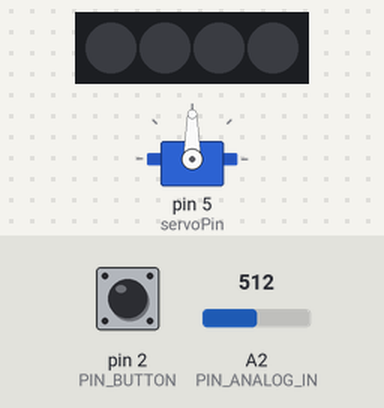
The sketch below on a simulated Arduino Uno, built with avr-gcc and run on an emulated ATmega328P. Parts: servo, 4 RGB LEDs in strip order, left to right. The inputs (shaded band) are chosen by the test bench; at power-on: pin 2 (PIN_BUTTON) HIGH, A2 (PIN_ANALOG_IN) = 512. Dim RGB values are drawn brighter than linear.

Above: at 1.7 s.
1.8 s: pin 2 (PIN_BUTTON) pulled LOW for 0.15 s
At 1.87 s:
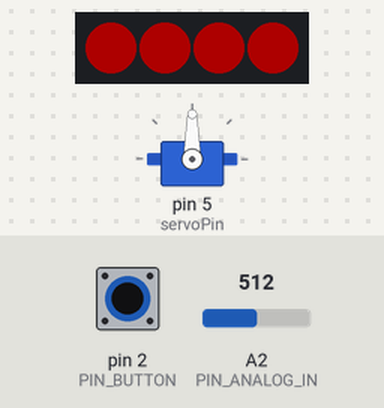
3.4 s: A2 (PIN_ANALOG_IN) set to 716
At 3.9 s:
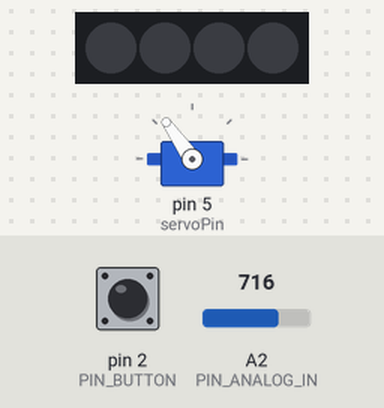
4.9 s: A2 (PIN_ANALOG_IN) set to 900
At 5.2 s:
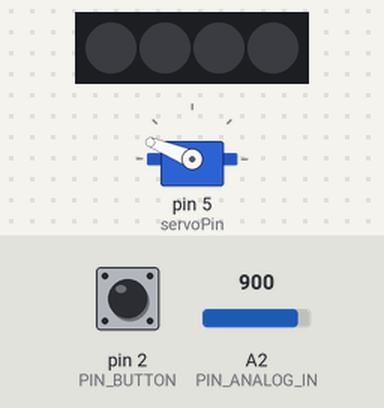
6.4 s: A2 (PIN_ANALOG_IN) set to 1023
At 7.6 s:
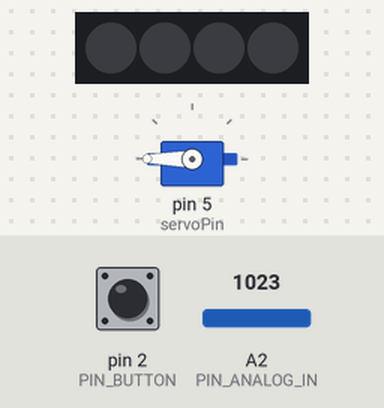
7.9 s: pin 2 (PIN_BUTTON) pulled LOW for 1 s
At 8.5 s:
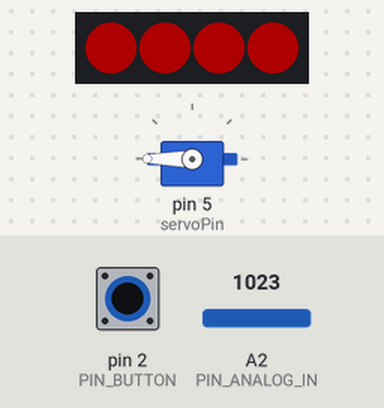
10.4 s: A2 (PIN_ANALOG_IN) set to 306
At 10.7 s:
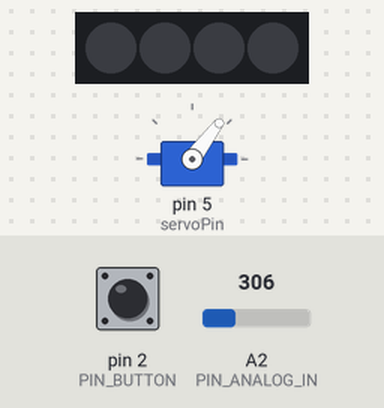
Timing chart, 0 to 12.9 s (numbered marks = the images above; inputs shaded):
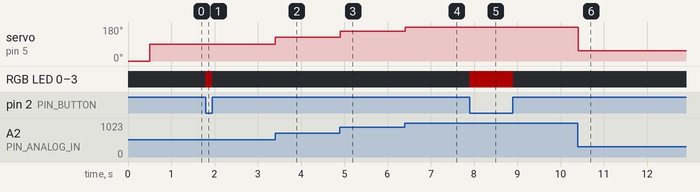

Measured:
- after the input at 1.8 s, RGB LED 0–3: off → RGB(50, 0, 0) at once, → off 0.15 s later
- after the input at 3.4 s, servo on pin 5 (servoPin): 90° → 125° at once
- after the input at 4.9 s, servo on pin 5 (servoPin): 125° → 158° at once
- after the input at 6.4 s, servo on pin 5 (servoPin): 158° → 180° at once
- after the input at 7.9 s, RGB LED 0–3: off → RGB(50, 0, 0) at once, → off 1.0 s later
- after the input at 10.4 s, servo on pin 5 (servoPin): 180° → 53° at once

The sketch:

Control_servo_led.ino
```cpp
/*
 * 名称   : Control_servo_led
 * 功能   : 控制舵机转动和LED
 * 作者   : http://www.keyes-robot.com/
*/
#include <FastLED.h>
#include <Servo.h>

Servo myservo;  //创建舵机对象来控制舵机
int servoPin = 5;  // 定义舵机引脚D5

#define NUM_LEDS 4   //定义SK6812 RGB模块上LED灯珠数量
#define LED_PIN  3   //定义SK6812 RGB模块控制引脚为D3
CRGB leds[NUM_LEDS];

#define PIN_BUTTON  2  //将自锁按键的引脚连接到D2
#define PIN_ANALOG_IN  A2  //电位器传感器的引脚定义为A2

int val1 = 0;   //用于存储键值
int val2 = 0;   //设置val2为0

void setup() {
  Serial.begin(9600);   //波特率设置为9600
  pinMode(PIN_ANALOG_IN, INPUT);    //将传感器的引脚设置为输入模式
  FastLED.addLeds<WS2812B, LED_PIN, GRB>(leds, NUM_LEDS);
  FastLED.setBrightness(50);   //设置SK6812 RGB的亮度
  myservo.attach(servoPin);  //选择舵机引脚D5
  myservo.write(0); // 舵机转动0°
  delay(500); // 等待500ms
}

void loop() {
  val1 = digitalRead(PIN_BUTTON);  //读取自锁按键的值并将其赋值给变量val1
  if (val1 == 0) {       //按下自锁按键时读取到低电平
    fill_solid(leds, NUM_LEDS, CRGB::Red);   // SK6812 RGB模块4个LED灯珠亮红灯
    FastLED.show();
  }
  else {
    fill_solid(leds, NUM_LEDS, CRGB::Black);   // SK6812 RGB模块4个LED灯珠不亮
    FastLED.show();
  }
  val2 = analogRead(PIN_ANALOG_IN);    //读取电位器的模拟信号
  myservo.write((map(val2, 0, 1023, 0, 180)));   // 电位器的模拟值映射到舵机的位置
  delay(10);   // 等待10ms让舵机到达对应的位置
}
```
